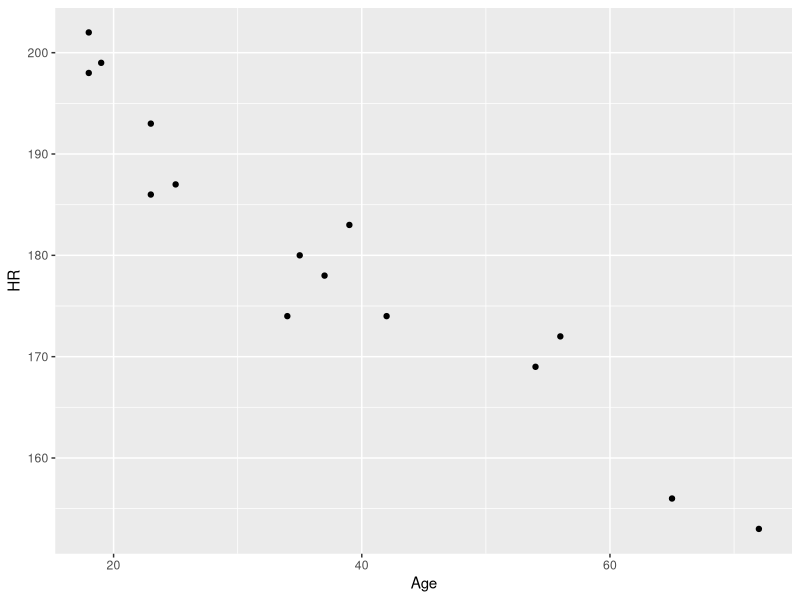
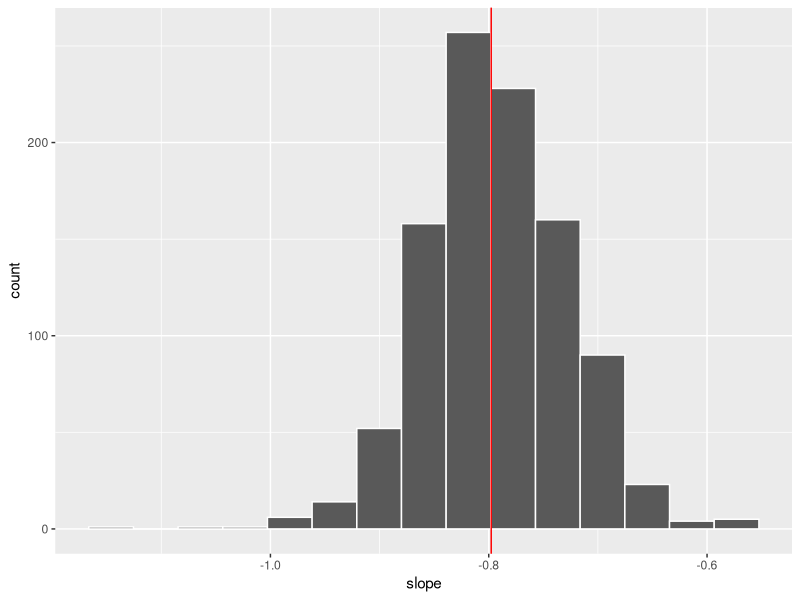
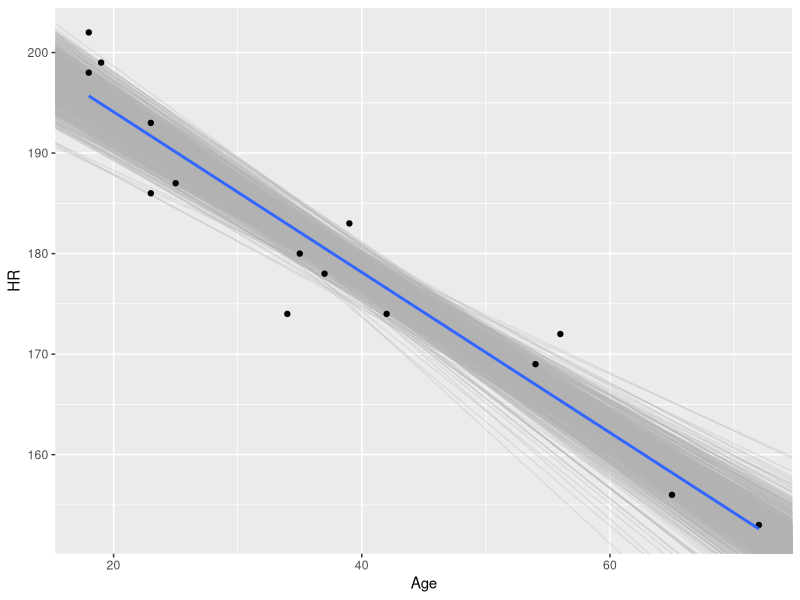
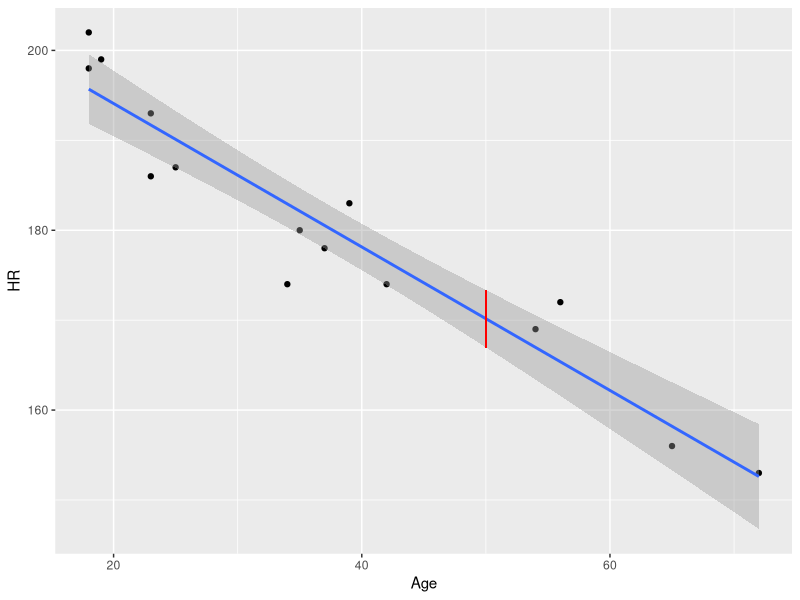
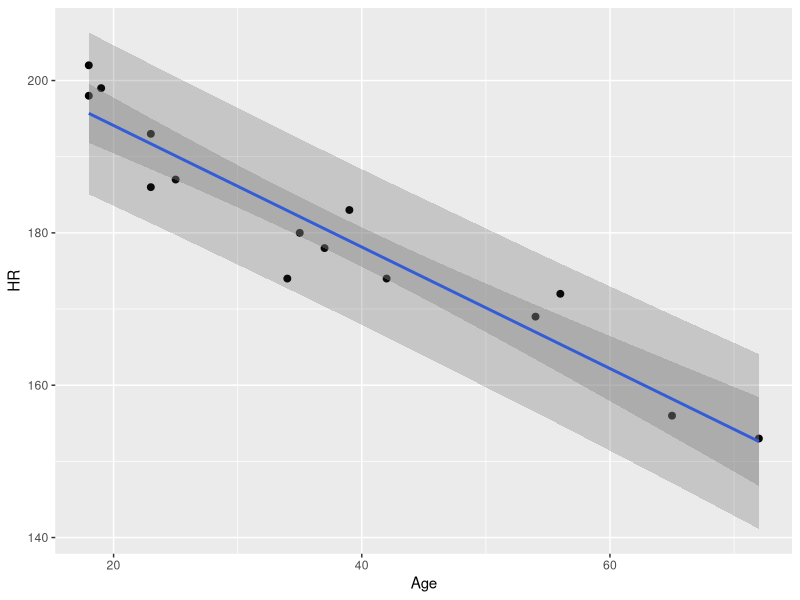
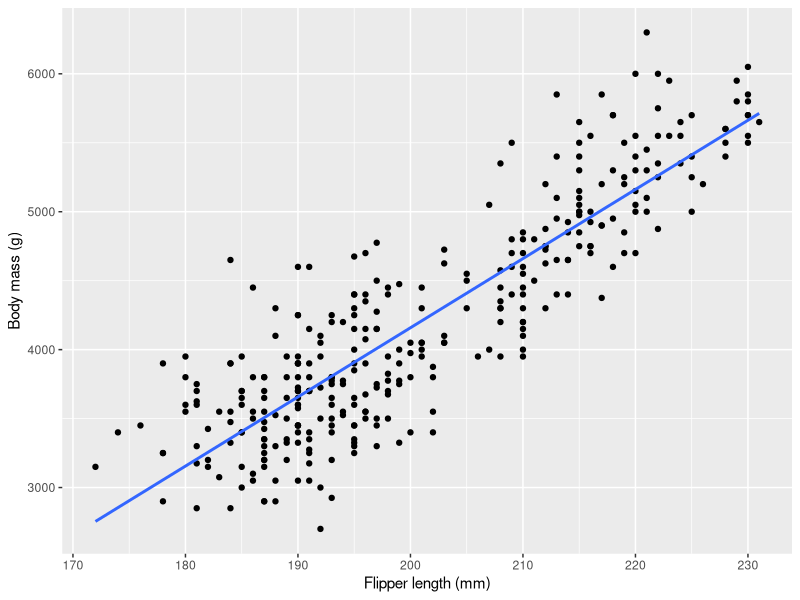
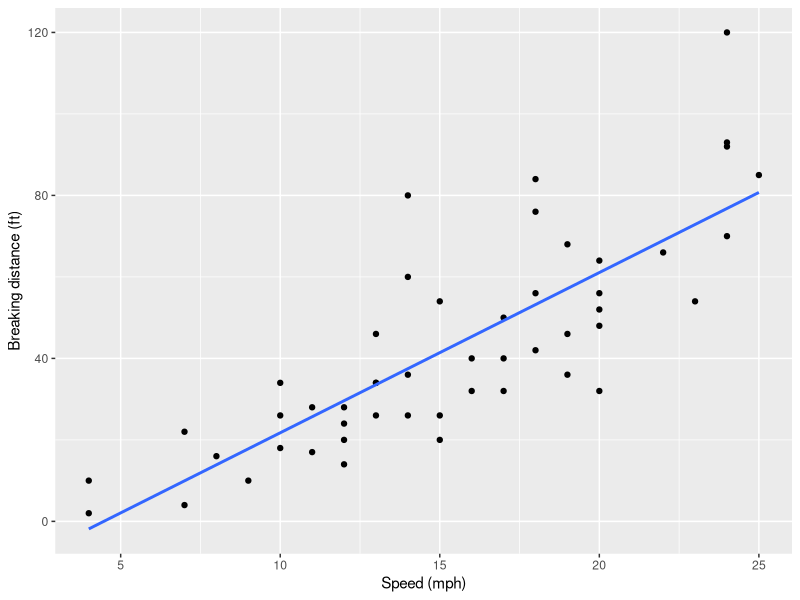
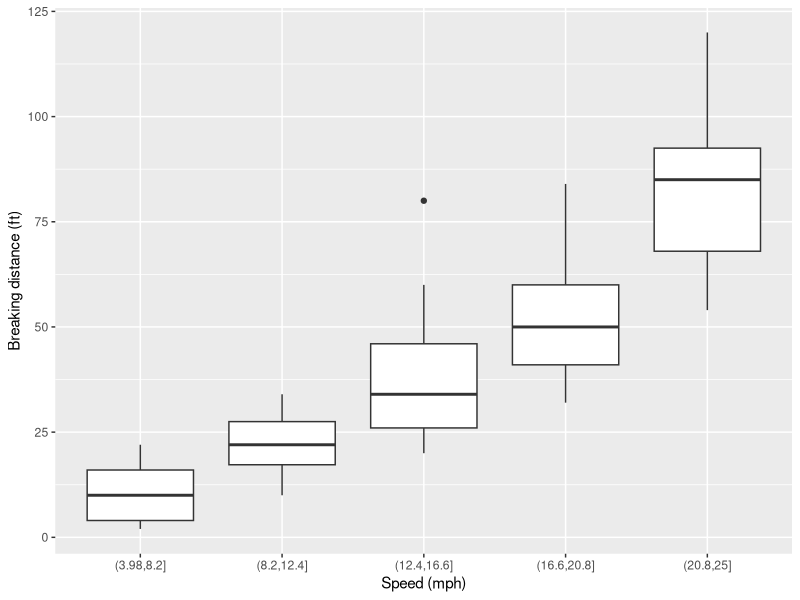

Recreate these plots in R, in order.
## ---- chunk 1
Age <- c(18, 23, 25, 35, 65, 54, 34, 56, 72, 19, 23, 42, 18, 39, 37)
HR <- c(202, 186, 187, 180, 156, 169, 174, 172, 153, 199, 193, 174, 198, 183, 178)
heart.df <- data.frame(HR, Age)
## ---- chunk 2
library(ggplot2)

ggplot(data = heart.df,
       mapping = aes(x = Age, y = HR)) +
  geom_point()
## ---- chunk 3
model <- lm(HR ~ Age, 
            data = heart.df)
model
## ---- chunk 4
summary(model)
## ---- chunk 5
( RSS <- deviance(model) )
## ---- chunk 6
model0 <- lm(HR ~ 1, 
             data = heart.df)
SSY <- deviance(model0)
1 - RSS/SSY
## ---- chunk 7
pf(130, df1 = 1, df2 = 13, lower.tail = FALSE)
## ---- chunk 8
I1 <- sample(1:15, size = 15, replace = TRUE)
I1
## ---- chunk 9
table(I1)
## ---- chunk 10
bsHR <- heart.df$HR[I1]
bsAge <- heart.df$Age[I1]
bsHR; bsAge
## ---- chunk 11
modelBS1 <- lm(bsHR ~ bsAge)
## ---- chunk 12
coef(modelBS1)
## ---- chunk 13
coef(model)[2]
coef(modelBS1)[2]
## ---- chunk 14
slope <- numeric()
int <- numeric()
for(i in 1:1000){
  I <- sample(1:15, size = 15, replace = TRUE)
  models <- lm(HR ~ Age, data = heart.df[I, ])
  slope[i] <- coef(models)[2]
  int[i] <- coef(models)[1]
}
ggplot(data = data.frame(slope), 
       mapping = aes(slope)) +
  geom_histogram(bins = 15, color = "white") +
  geom_vline(xintercept = coef(model)[2],
             color = "red")
## ---- chunk 15
df <- data.frame(int, slope, bs = 1:100)

ggplot(data = heart.df, 
       mapping = aes(x = Age, y = HR)) + 
  geom_abline(mapping = aes(intercept = int, slope  = slope, group = bs), 
              data = df,
              color = "gray70", 
              alpha = .3) +
  geom_point() + 
  geom_smooth(method = lm, se = FALSE)
## ---- chunk 16
sd(slope)
## ---- chunk 17
predict(model, 
        newdata = data.frame(Age = c(50, 60)))
## ---- chunk 18
( predictedMean <- predict(model, 
                           newdata = data.frame(Age = 50), 
                           level = .95, 
                           interval = "confidence") )
## ---- chunk 19
ggplot(data = heart.df, 
       mapping = aes(x = Age, y = HR)) +
  geom_point() +
  geom_smooth(method = lm) +
  geom_segment(mapping = aes(x = 50, xend = 50, y = predictedMean[2], yend = predictedMean[3]),
               color = "red")

## ---- chunk 20
predict(model, data.frame(Age = 60), 
        level = .95, interval = "prediction")
## ---- chunk 21
heart.df2 <- data.frame(heart.df, predict(model, interval = "prediction"))
heart.df2 <- heart.df2[order(heart.df2$Age), ]
## ---- chunk 22
ggplot(data = heart.df2, 
       mapping = aes(x = Age, y = HR)) + 
  geom_point(size = 2) +
  geom_smooth(method = lm) + 
  geom_ribbon(aes(ymin = lwr, ymax = upr), alpha = .2)
## ---- chunk 23
df <- palmerpenguins::penguins
df
## ---- chunk 24
df <- df |>
  dplyr::select(flipper_length_mm, body_mass_g, species, sex) |>
  na.omit()
## ---- chunk 25
ggplot(data = df, 
       mapping = aes(x = flipper_length_mm, y = body_mass_g)) +
  geom_point() +
  geom_smooth(method = lm, se = FALSE) +
  xlab("Flipper length (mm)") + ylab("Body mass (g)")
## ---- chunk 26
model <- lm(body_mass_g ~ flipper_length_mm, 
            data = df)
model
## ---- chunk 27
predict(model, 
        newdata = data.frame(flipper_length_mm = c(180, 200, 220))) 
## ---- chunk 28
head(cars)
## ---- chunk 29
cor(cars$speed, cars$dist)
## ---- chunk 30
ggplot(data = cars, 
       mapping = aes(x = speed, y = dist)) + 
  geom_point() +
  geom_smooth(method = lm, se = FALSE) +
  xlab("Speed (mph)") + ylab("Breaking distance (ft)")
## ---- chunk 31
model1 <- lm(dist ~ speed, 
             data = cars)
summary(model1)
## ---- chunk 32
cut(cars$speed, breaks = 5)
cars$speed[1]
## ---- chunk 33
cars <- cars |>
  dplyr::mutate(x_bins = cut(speed, breaks = 5))
## ---- chunk 34
ggplot(data = cars, 
       mapping = aes(x = x_bins, y = dist)) + 
  geom_boxplot() +
  xlab("Speed (mph)") + ylab("Breaking distance (ft)")
## ---- chunk 35
res <- resid(model1)
res
## ---- chunk 36
model.df <- fortify(model1)
head(model.df)
## ---- chunk 37
ggplot(data = model.df, 
       mapping = aes(.resid)) +
  geom_histogram(bins = 8, color = "white") +
  geom_freqpoly(bins = 8)
## ---- chunk 38
sm::sm.density(res, model = "Normal")
## ---- chunk 39
ggplot(data = cars, 
       mapping = aes(x = speed, y = sqrt(dist))) + 
  geom_point() +
  geom_smooth(method = lm, se = FALSE) +
  xlab("Speed (mph)") + 
  ylab(expression(sqrt("Break Distance (ft)")))
## ---- chunk 40
cars2 <- cars
cars2$distSR <- sqrt(cars$dist)

ggplot(data = cars2, 
       mapping = aes(x = cut(speed, breaks = 5), y = distSR)) + 
  geom_boxplot() +
  xlab("Speed (mph)") + 
  ylab("Square Root of Break Distance (ft)")
## ---- chunk 41
model2 <- lm(distSR ~ speed, data = cars2)
res2 <- resid(model2)

model2.df = fortify(model2)
ggplot(data = model2.df, 
       mapping = aes(.resid)) +
  geom_histogram(bins = 8, color = "white") +
  geom_freqpoly(bins = 8)
## ---- chunk 42
sm::sm.density(res2, model = "Normal")
